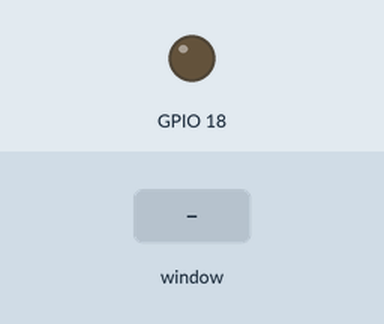
Recording of a program running on a simulated Raspberry Pi (BCM pin numbers). On the bench: output pins drawn as LEDs (lit = HIGH). The inputs (shaded band) are chosen by the test bench. The desktop window is not drawn, its controls go by their first labels and the mouse button is held 0.15 s.

Above: at 1.2 s.
1.3 s: control labelled "Pin 18" in the window clicked
At 2.3 s:
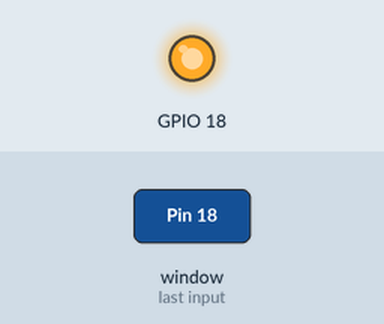
Timing chart, 0 to 4.3 s (numbered marks = the images above; inputs shaded):
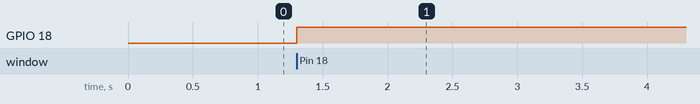

Measured:
- after the input at 1.3 s, GPIO 18: LOW → HIGH at once

The program:

Gui_Switch.py
```python
######################################################################
#       Gui_Switch.py
#
# This program create a checkBox and control a LED.
######################################################################

from Tkinter import *
import RPi.GPIO as GPIO
import time

GPIO.setmode(GPIO.BCM)
GPIO.setup(18, GPIO.OUT)

class App:
    def __init__(self, master):
	frame = Frame(master)
	frame.pack(pady = 10)
        self.check_var = BooleanVar()
        check = Checkbutton(frame, text = 'Pin 18',
                 command = self.update,
                 variable = self.check_var, onvalue = True, offvalue = False)
        check.grid(row = 1)

    def update(self):
        GPIO.output(18, self.check_var.get())

root = Tk()
root.wm_title('On / Off Switch')
app = App(root)
root.geometry("200x50+0+0")
root.mainloop()
```
